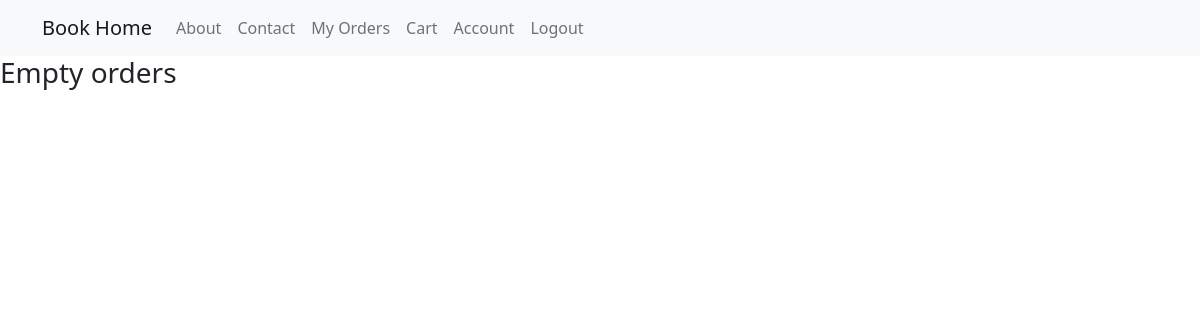
Page /order (signed in) on the earlier database version.
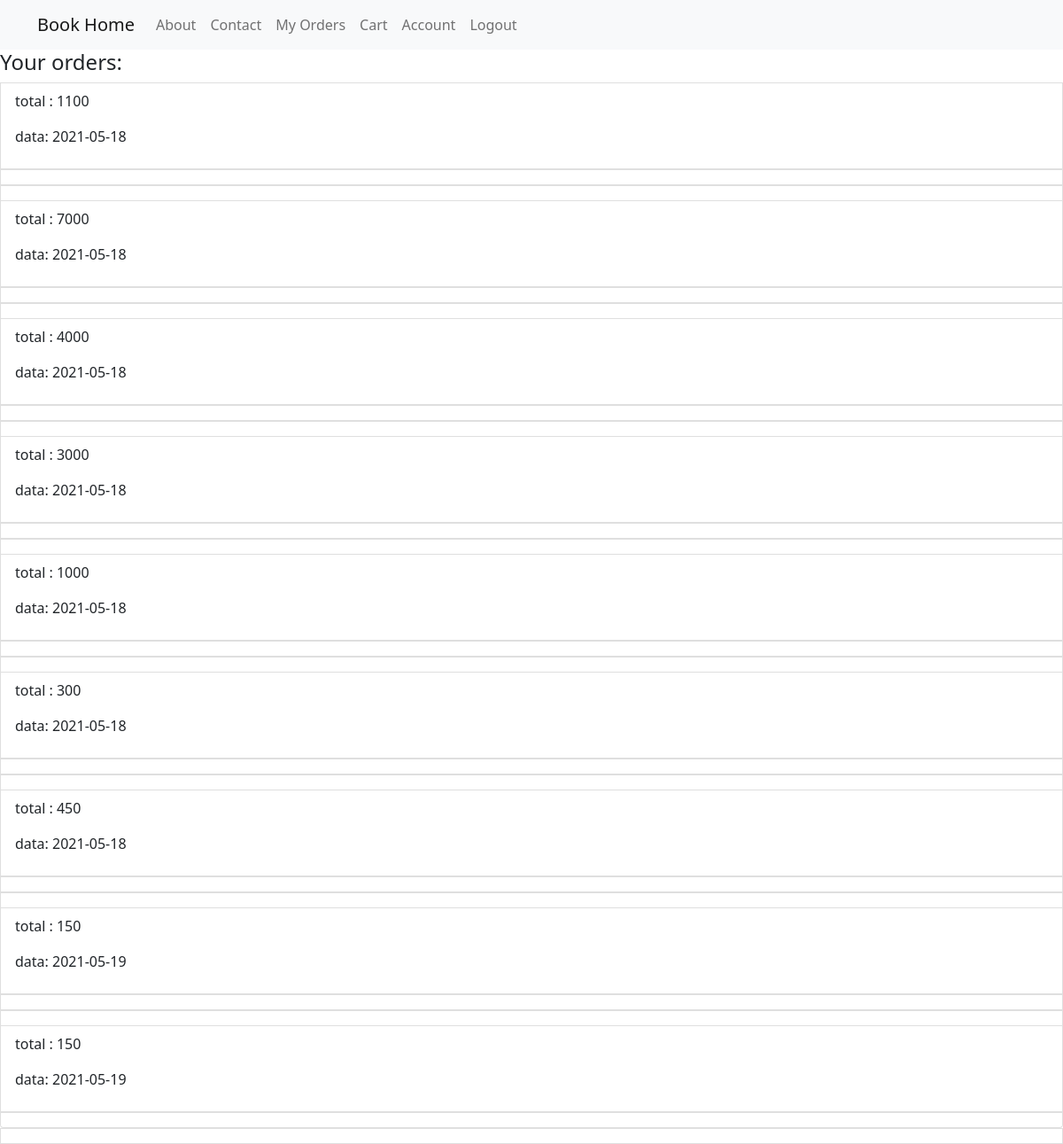
Same page on the later database version.
### Models.py (models this page shows, shortened)
class Order(db.Model, UserMixin):
    id = db.Column(db.Integer, primary_key=True)
    user_id = db.Column(db.Integer, db.ForeignKey('user.id'), nullable=False)
    amount = db.Column(db.Integer, nullable=False)
    order_date = db.Column(db.DateTime, nullable=False, default=datetime.utcnow)
    orderbook=db.relationship('OrderBook', backref='orderdetail', lazy=True)

### routes.py (the view)
@app.route("/order")
def order():
    orders=Order.query.filter_by(user_id=current_user.id).all()
    return render_template('order.html', orders=orders)

### Models.py (called while the page is built)
@login_manager.user_loader
def load_user(user_id):
    return User.query.get(int(user_id))

### templates/order.html
{% extends "home.html" %}
  {% block content %}
  {%if not orders%}
     <h3>Empty orders</h3>
  {%else%}
  <h4>Your orders:</h4>
  <div class="list-group">
      {%for order in orders%}
       <div>
      <a href="{{ url_for('detail',order_id=order.id)}}" class="list-group-item list-group-item-action">
        <p class="article-content">total : {{ order.amount }}</p>
        <p class="article-content">data: {{ order.order_date.strftime('%Y-%m-%d') }}</p>
       </div>
       {%endfor%}
     </div>
     {%endif%}
  {% endblock %}

### templates/home.html (shortened to what this page needs)
<html>
<head>
<link href="https://cdn.jsdelivr.net/npm/bootstrap@5.0.1/dist/css/bootstrap.min.css" rel="stylesheet">
<link rel="stylesheet" type="text/css" href="{{ url_for('static', filename='css/style.css') }}">
</head>
<body>
<nav class="navbar navbar-expand-lg navbar-light bg-light">
         <div class="container">
          <a class="navbar-brand mr-4" href="{{ url_for('home') }}">Book Home</a>
          <div class="collapse navbar-collapse" id="navbarToggle">
            <div class="navbar-nav mr-auto">
              <a class="nav-item nav-link" href="{{ url_for('about') }}">About</a>
			  <a class="nav-item nav-link" href="{{ url_for('contact') }}">Contact</a>
            </div>
            <div class="navbar-nav">
              {% if current_user.is_authenticated %}
				<a class="nav-item nav-link" href="{{ url_for('order') }}">My Orders</a>
				<a class="nav-item nav-link" href="{{ url_for('cart') }}">Cart</a>
                <a class="nav-item nav-link" href="{{url_for('account')}}">Account</a>
                <a class="nav-item nav-link" href="{{url_for('logout')}}">Logout</a>
              {% else %}
                <a class="nav-item nav-link" href="{{ url_for('login') }}">Login</a>
            <a class="nav-item nav-link" href="{{ url_for('register') }}">Register</a>
              {% endif %}
            </div>
</nav>
  {% block content %}{% endblock %}
</body>
</html>

Differences in the rows shown:
added Order: amount "1100", order_date "2021-05-18"
added Order: amount "7000", order_date "2021-05-18"
added Order: amount "4000", order_date "2021-05-18"
added Order: amount "3000", order_date "2021-05-18"
added Order: amount "1000", order_date "2021-05-18"
added Order: amount "300", order_date "2021-05-18"
added Order: amount "450", order_date "2021-05-18"
added Order: amount "150", order_date "2021-05-19"
added Order: amount "150", order_date "2021-05-19"
Other differences:
text no longer shown: "Empty orders"
text now shown: "Your orders:"
